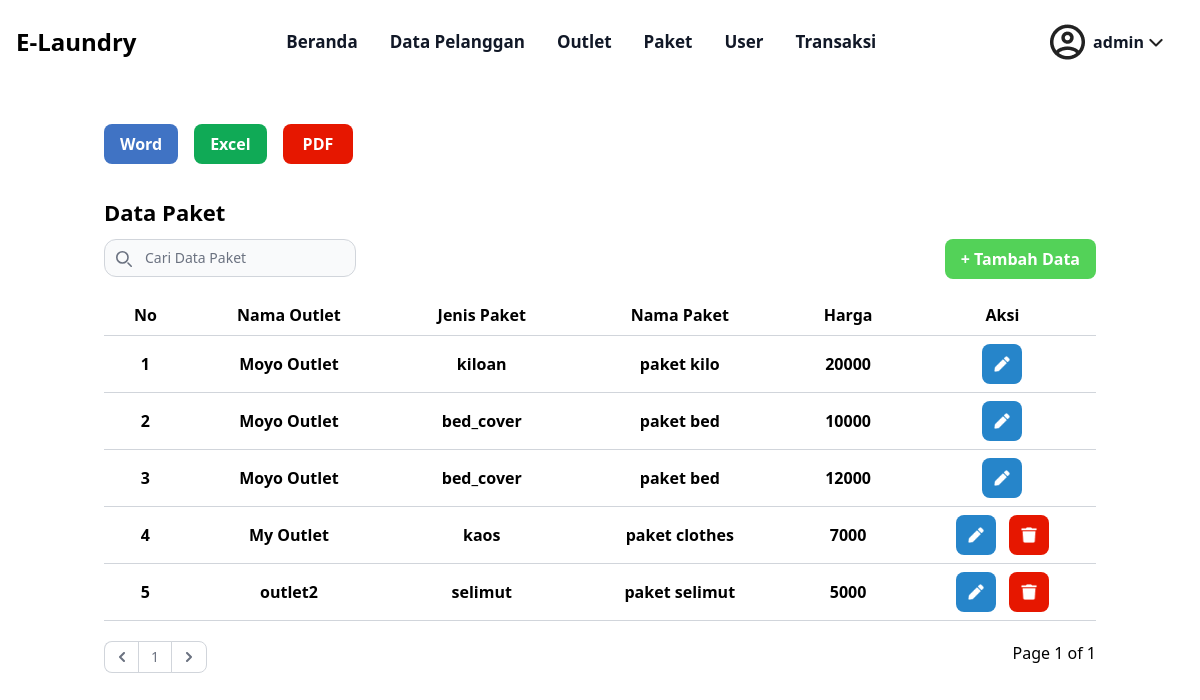
Page /admin/paket.php (signed in) on the committed database.
### tables this page shows
CREATE TABLE `tb_paket` (
  `id_paket` int(11) NOT NULL,
  `id_outlet` int(11) NOT NULL,
  `jenis` enum('kiloan','selimut','bed_cover','kaos','lain') NOT NULL,
  `nama_paket` varchar(100) NOT NULL,
  `harga` int(11) NOT NULL
);

CREATE TABLE `tb_outlet` (
  `id_outlet` int(11) NOT NULL,
  `nama` varchar(100) NOT NULL,
  `alamat` text NOT NULL,
  `tlp` varchar(15) NOT NULL
);

### admin/paket.php (the view, shortened to what this page needs)
<?php
    require "../layout/navbar_admin.php";
    $page = (isset($_GET['page']))? (int) $_GET['page'] : 1;
    $limit = 5;
    $limitStart = ($page - 1) * $limit;
    $paket = mysqli_query($koneksi, "SELECT tb_paket.id_paket as id_paket, tb_outlet.id_outlet as id_outlet ,nama,jenis,nama_paket,harga FROM tb_paket INNER JOIN tb_outlet ON tb_paket.id_outlet = tb_outlet.id_outlet ORDER BY tb_outlet.id_outlet LIMIT ".$limitStart.", ".$limit);
    $nomor = 1;
?>
<?= template_header('Home') ?>
<div class="container mx-auto p-4 mt-[2%]">
    <div class="flex  space-x-4">
    <a href="./word/paket.php">
            <button class="bg-[#4073C4] hover:bg-blue-700 text-white font-bold py-2 px-4 rounded-lg">
                Word
            </button>
        </a>
        <a href="./excel/paket.php">
            <button class="bg-[#10AA56] hover:bg-green-700 text-white font-bold py-2 px-4 rounded-lg">
                Excel
            </button>
        </a>
        <a href="./pdf/paket.php">
            <button class="bg-[#E61700] hover:bg-red-700 text-white font-bold py-2 px-5 rounded-lg">
                PDF
            </button>
        </a>
    </div>
</div>
<div class="container mx-auto p-4">
    <p class="font-semibold text-[22px] mb-[1%]">Data Paket </p>
    <div class="flex justify-between mb-4">
        <div class="relative flex">
            <div class="absolute inset-y-0 start-0 flex items-center ps-3 pointer-events-none">
            </div>
            <form  method="post">
            <input class="block w-full p-2 ps-10 text-sm text-gray-900 border border-gray-300 rounded-xl bg-gray-50 focus:ring-blue-500 focus:border-blue-500 dark:bg-gray-700 dark:border-gray-600 dark:placeholder-gray-400 dark:text-white dark:focus:ring-blue-500 dark:focus:border-blue-500" type="search" placeholder="Cari Data Paket" name="keyword" id="keyword">
        </form>
      </div>
        <a href="../view/add_paket_admin.php" class="bg-[#53D258] hover:bg-green-700 text-white font-bold py-2 px-4 rounded-lg">
            + Tambah Data
        </a >
    </div>
    <div class=" overflow-x-auto">
    <div id="container">
        <table class="container table-auto border-collapse border-b border-gray-300">
            <thead>
                <tr>
                    <th class="px-4 py-2">No</th>
                    <th class="px-4 py-2">Nama Outlet</th>
                    <th class="px-4 py-2">Jenis Paket</th>
                    <th class="px-4 py-2">Nama Paket</th>
                    <th class="px-4 py-2">Harga</th>
                    <th class="px-4 py-2" >Aksi</th>
                </tr>
            </thead>
            <tbody>
            <?php
                foreach( $paket as $row ) :
        ?>
                <tr>
                    <th class="border-t border-gray-300 px-4 py-2"><?= $nomor++ ?></th>
                    <th class="border-t border-gray-300 px-4 py-2"><?= $row['nama'] ?></th>
                    <th class="border-t border-gray-300 px-4 py-2"><?= $row['jenis'] ?></th>
                    <th class="border-t border-gray-300 px-4 py-2"><?= $row['nama_paket'] ?></th>
                    <th class="border-t border-gray-300 px-4 py-2"><?= $row['harga'] ?></th>
                    <th class="border-t border-gray-300 px-4 py-2">
                        <a href="../view/update_paket_admin.php?id_paket=<?= $row['id_paket'] ?>">
                            <button class="bg-[#2685CA] hover:bg-blue-700 text-white font-bold py-3 px-3 rounded-lg">
                                <img src="../img/edit.png" alt="Edit" class="w-4 h-4">
                            </button>
                        </a>
                        <?php
  $id = $row['id_paket'];
  $hide_delete = mysqli_fetch_row(mysqli_query($koneksi, "SELECT COUNT(*) as total FROM tb_detail_transaksi WHERE id_paket='$id' "));
  if ($hide_delete[0] == '0') {
                        ?>
                              <button data-modal-target="popup-modal" data-modal-toggle="popup-modal" class="bg-[#E61700] hover:bg-red-700 text-white font-bold py-3 px-3 rounded-lg ml-2" type="button">
                            <img src="../img/delete.png" alt="Delete" class="w-4 h-4">
                            </button>
                        <?php
                            } else {
                                echo "</th>";
                            }
                        ?>
                </tr>
                <?php endforeach; ?>
            </table>
        </div>
    </div>
    <div class="flex justify-between mb-4 my-[2%]">
        <div class="relative flex">
        <nav aria-label="Page navigation example " >
  <ul class="flex items-center -space-x-px h-8 text-sm">
    <li>
    <?php
      if($page == 1){
?>
      <a href="#" class="flex items-center justify-center px-3 h-8 ms-0 leading-tight text-gray-500 bg-white border border-e-0 border-gray-300 rounded-s-lg hover:bg-gray-100 hover:text-gray-700 dark:bg-gray-800 dark:border-gray-700 dark:text-gray-400 dark:hover:bg-gray-700 dark:hover:text-white">
        <svg class="w-2.5 h-2.5 rtl:rotate-180" aria-hidden="true" xmlns="http://www.w3.org/2000/svg" fill="none" viewBox="0 0 6 10">
          <path stroke="currentColor" stroke-linecap="round" stroke-linejoin="round" stroke-width="2" d="M5 1 1 5l4 4"/>
        </svg>
      </a>
<?php
        }
      ?>
<?php
      $SqlQuery = mysqli_query($koneksi, "SELECT * FROM tb_paket");
      $JumlahData = mysqli_num_rows($SqlQuery);
      $jumlahPage = ceil($JumlahData / $limit);
      $jumlahNumber = 1;
      $startNumber = ($page > $jumlahNumber)? $page - $jumlahNumber : 1;
      for($i = $startNumber; $i <= $startNumber; $i++){
        $linkActive = ($page == $i)? ' class="active"' : '';
      ?>
    <li <?php echo $linkActive; ?>>
      <a href="paket.php?page=<?php echo $page; ?>" class="flex items-center justify-center px-3 h-8 leading-tight text-gray-500 bg-white border border-gray-300 hover:bg-gray-100 hover:text-gray-700 dark:bg-gray-800 dark:border-gray-700 dark:text-gray-400 dark:hover:bg-gray-700 dark:hover:text-white"><?php echo $page; ?></a>
    </li>
    <?php
      if($page == $jumlahPage){
      ?>
      <a href="#" class="flex items-center justify-center px-3 h-8 leading-tight text-gray-500 bg-white border border-gray-300 rounded-e-lg hover:bg-gray-100 hover:text-gray-700 dark:bg-gray-800 dark:border-gray-700 dark:text-gray-400 dark:hover:bg-gray-700 dark:hover:text-white">
        <svg class="w-2.5 h-2.5 rtl:rotate-180" aria-hidden="true" xmlns="http://www.w3.org/2000/svg" fill="none" viewBox="0 0 6 10">
          <path stroke="currentColor" stroke-linecap="round" stroke-linejoin="round" stroke-width="2" d="m1 9 4-4-4-4"/>
        </svg>
      </a>
    <?php
      }
      ?>
  </ul>
</nav>
</div>
            <p>Page <?php echo $page; ?> of <?php echo $jumlahPage ?>
                </p>
        </div>
        <?php
        }
      ?>
        </div>
<?= template_footer() ?>

### rows in the picture
tb_paket: id_outlet.nama "Moyo Outlet", jenis "kiloan", nama_paket "paket kilo", harga "20000"
tb_paket: id_outlet.nama "Moyo Outlet", jenis "bed_cover", nama_paket "paket bed", harga "10000"
tb_paket: id_outlet.nama "Moyo Outlet", jenis "bed_cover", nama_paket "paket bed", harga "12000"
tb_paket: id_outlet.nama "My Outlet", jenis "kaos", nama_paket "paket clothes", harga "7000"
tb_paket: id_outlet.nama "outlet2", jenis "selimut", nama_paket "paket selimut", harga "5000"

### other values in the picture
$username "admin"
